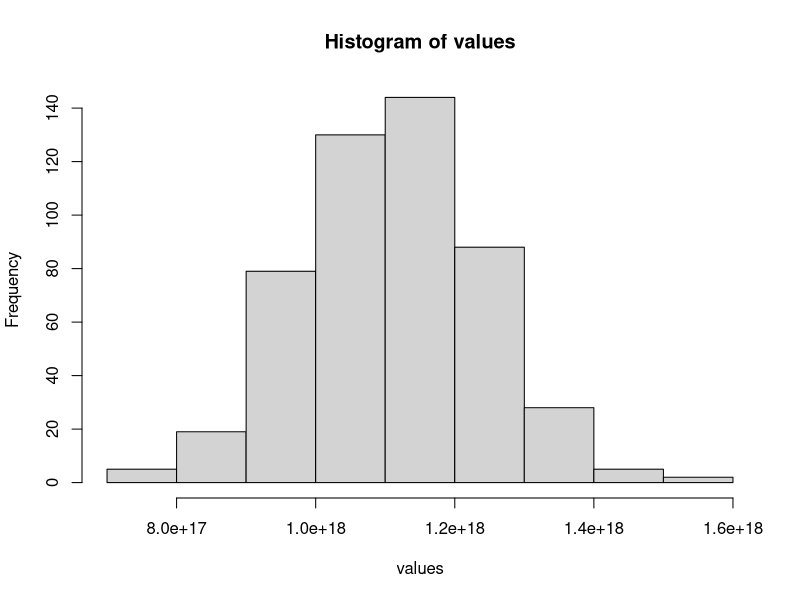

This figure's R source:
## ---- chunk 1

M = 64
phi = list(c(55, 3, -50, -57, 2, 51, -5, -56, -45, 1), c(28, -1, -26, 35, 42, -43, 45, -56, -11, 6), 
           c(-18, 43, 1, 64, -34, 28, 48, -13, 29, 49), c(-21, 12, 7, -49, -25, -45, 8, -51, 5, -26), 
           c(6, -26, 27, 51, 2, 9, 49, 29, -42, -35), c(-12, 4, -32, -60, 2, 56, 31, 58, -19, -46), 
           c(-10, -52, 25, -8, -56, -24, -51, 20, 36, 22), c(-64, -26, -36, -14, 3, 42, -20, -59, 25, 33), 
           c(-31, -33, 40, -29, -12, -49, 28, 11, 7, 22), c(-25, 23, -17, -61, 34, 32, 24, -52, -21, -26), 
           c(-48, -42, -43, -24, 14, 50, -64, 60, 7, -53), c(-1, 2, -61, -24, -53, 34, -13, 36, -46, 3), 
           c(3, -52, 60, 39, 9, 59, 57, 32, 6, -7), c(-17, -28, -58, 33, 16, -22, -13, 26, 18, -11), 
           c(47, -39, 46, 40, -18, 24, 6, -23, -64, -22), c(-6, 60, 35, 1, 52, 18, -33, 43, 45, -11), 
           c(57, -34, -32, 16, -41, -25, 37, 40, 43, -5), c(58, -51, -40, 42, 5, 27, -41, 20, 32, 30), 
           c(-48, -11, -15, -14, -27, 17, -33, 55, -64, -51), c(-11, -8, 48, 57, 42, 64, 40, -45, 13, -25), 
           c(-40, -39, 46, -36, -51, -58, 14, 7, -18, -6), c(31, 38, -11, -45, -14, -9, -63, 27, -35, -46), 
           c(40, 11, 28, -26, -25, -20, -41, 16, 61, -32), c(-35, 6, -58, 30, 62, -36, -7, -37, 38, 51), 
           c(-13, 58, 1, 14, 52, 8, 45, -49, -21, 51), c(10, -62, -39, -57, 15, -40, 56, -31, -47, 23), 
           c(37, 22, -21, 52, -5, -19, -7, 50, 34, 9), c(18, 14, -31, 27, -2, 5, 3, 48, 63, -34), 
           c(-43, 39, -29, 34, 60, -10, -61, -49, -42, 57), c(-32, -29, -16, 53, -38, 52, -36, -62, -5, 45), 
           c(-28, 25, -31, -41, -44, -37, 20, 48, 59, 24), c(49, -59, -13, -56, -29, -2, -45, -62, -38, -26), 
           c(-33, -31, 53, 64, 15, 17, 12, 50, 46, -54), c(56, 57, 22, 4, 46, 21, 49, 14, 43, -41), 
           c(-8, 18, -21, -15, -42, -64, 45, 14, 13, -33), c(-32, 62, 2, 10, -49, -64, 15, -35, -20, -17), 
           c(54, -64, -20, 37, -5, -26, -41, -35, 32, -25), c(60, 58, -23, -43, -2, 15, 10, 9, 59, -45), 
           c(9, 29, -17, 45, -53, 18, 19, 50, 42, -61), c(54, -51, 9, -52, -40, -37, -18, -59, 48, 3), 
           c(-32, -17, 38, 12, -27, 45, 57, -51, 56, 4), c(-12, 62, -17, -50, -32, -45, -56, 46, 19, -61), 
           c(51, -27, 56, 45, 59, -25, 3, -18, 60, -44), c(-50, 5, -10, 12, -23, -41, 31, -59, -35, 30), 
           c(-5, 18, -4, -63, 22, -40, 10, -62, 61, -35), c(1, -10, 31, -41, 56, -17, -61, 22, 46, -14), 
           c(-45, 32, 54, -48, -25, 10, 31, -63, 38, -17), c(50, -46, 44, -57, -45, -1, -63, 15, 4, 12), 
           c(-39, -28, 49, -9, 53, 25, 47, -6, 24, -36), c(-41, 59, 13, 15, 21, -20, -19, 2, -22, 37), 
           c(-31, 23, -57, -38, 30, 59, 28, 6, 53, 26), c(-38, -62, 14, 26, 12, 46, 10, 35, -18, -43), 
           c(20, -10, -48, -62, -17, -27, 49, -11, 59, 7), c(-43, -46, -14, -31, -62, 52, -10, 40, -63, 32), 
           c(15, -12, 43, -19, -34, -25, -14, 62, 50, 61), c(24, -52, 32, 61, 18, -44, 49, 29, 55, -57), 
           c(-27, 25, 55, -57, 12, 9, -43, 29, 36, 18), c(13, -27, 21, -24, -8, 39, -60, 34, -11, 54), 
           c(-51, -3, 12, 26, -9, -23, -18, 28, 24, 11), c(-1, -10, 9, 35, -55, -30, 48, 53, -32, -24), 
           c(-59, -58, -30, -46, 17, 11, 3, -18, -1, -50), c(-61, -52, 17, -4, -44, -56, 64, 37, -47, 46), 
           c(28, 59, -23, 29, -5, -41, 39, 57, 2, 34), c(-54, 56, 5, -20, -6, 13, 49, 28, -42, 25))


eval_clause <- function(clause, valuation) {
  return( all(valuation[abs(clause)] * clause > 0))
}

eval_formula <- function(formula, valuation) {
  for (clause in formula) {
    if (eval_clause(clause, valuation)) {
      return(TRUE);
    }
  }
  return(FALSE);
}

correct_valuations_ratio <- function(formula, nvars, times) {
  ret = 0
  for (i in 1:times) {
    val = sample(c(1, -1), nvars, replace = TRUE);
    ret = ret + eval_formula(formula, val);
  }
  ret / times
}

num_tries = 1000
num_repeats = 500
values = rep(0, num_repeats)
for (i in 1:num_repeats) {
  print(i)
  values[i] = correct_valuations_ratio(phi, M, num_tries) * 2^M;
}
hist(values)
